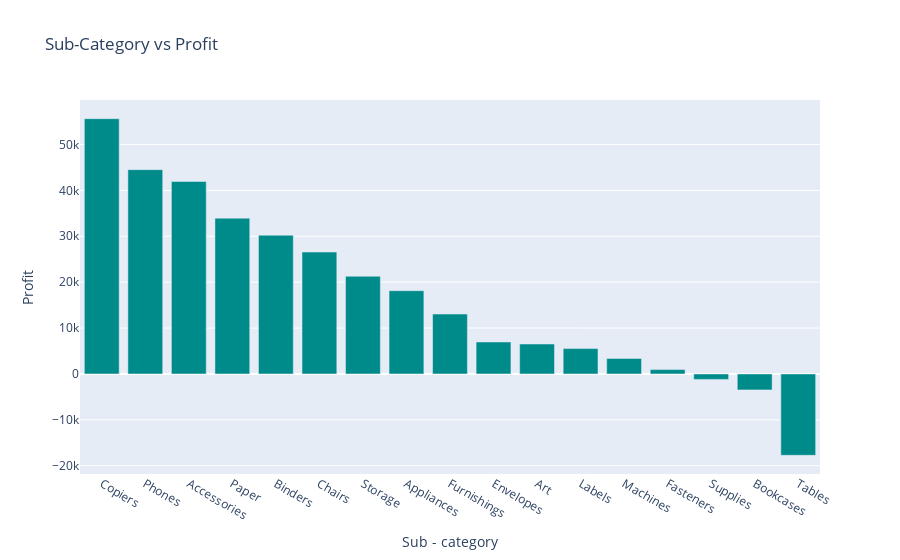

The notebook cell saved with this chart:
### Code cell
a = pd.DataFrame(df.groupby('Sub-Category')['Profit'].sum().sort_values(ascending=False))
a.reset_index(inplace=True)
a.columns=['Sub - category','Profit']
fig = px.bar(a,y=a['Profit'],x=a['Sub - category'],title='Sub-Category vs Profit',color_discrete_sequence=['DarkCyan'])
fig.show()

### Figure 1 — Plotly figure (JSON) as saved in the notebook; plotly's stock layout.template omitted (floating-point values rounded to 4 significant figures)
{"data": [{"alignmentgroup": "True", "hovertemplate": "Sub - category=%{x}<br>Profit=%{y}<extra></extra>", "legendgroup": "", "marker": {"color": "DarkCyan", "pattern": {"shape": ""}}, "name": "", "offsetgroup": "", "orientation": "v", "showlegend": false, "textposition": "auto", "type": "bar", "x": ["Copiers", "Phones", "Accessories", "Paper", "Binders", "Chairs", "Storage", "Appliances", "Furnishings", "Envelopes", "Art", "Labels", "Machines", "Fasteners", "Supplies", "Bookcases", "Tables"], "xaxis": "x", "y": [55620.0, 44520.0, 41940.0, 33940.0, 30230.0, 26570.0, 21280.0, 18140.0, 13050.0, 6964.0, 6525.0, 5526.0, 3385.0, 949.5, -1189.0, -3473.0, -17730.0], "yaxis": "y"}], "layout": {"barmode": "relative", "legend": {"tracegroupgap": 0}, "title": {"text": "Sub-Category vs Profit"}, "xaxis": {"anchor": "y", "domain": [0, 1], "title": {"text": "Sub - category"}}, "yaxis": {"anchor": "x", "domain": [0, 1], "title": {"text": "Profit"}}}}
